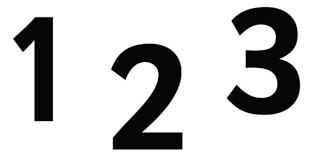
#> input picture index.png, 318 x 159 px
$ python imagelabeling.py
#> lines starting #> are read from the running program, lines starting #| are printed output that depends on the picture; after the words box and inside, x2 and y2 are one past the last pixel; in counts of white or black regions, pixels touching at a corner belong together
#!/usr/bin/env python3
# -*- coding: utf-8 -*-
"""
Created on Wed May 20 10:51:41 2020

@author: mahmoud
"""

import cv2
import matplotlib.pyplot as plt
import numpy as np
# import time

def imshow_components(labels, img):
    # Map component labels to hue val
    label_hue = np.uint8(179*labels/np.max(labels))
    blank_ch = 255*np.ones_like(label_hue)
    labeled_img = cv2.merge([label_hue, blank_ch, blank_ch])

    # cvt to BGR for display
    labeled_img = cv2.cvtColor(labeled_img, cv2.COLOR_HSV2BGR)

    # set bg label to black
    labeled_img[label_hue==0] = 0

    plt.subplot(1,2,1)
    plt.imshow(img)
    plt.title("img")

    plt.subplot(1,2,2)
    plt.imshow(labeled_img)
    plt.title("img_labeled")

    plt.show()

def con4(im, i, j):
    if i == 0:
        c0 = 0
    else:
        c0 = im[i-1][j]

    if j == 0:
        c1 = 0
    else:
        c1 = im[i][j - 1]

    # [9 lines of commented-out code are left out]

    la4 = np.array([c0, c1])

    return la4

def con8(im, i, j):

    if i == 0: c0 = 0
    else: c0 = im[i-1][j]

    if j == 0 or i == 0: c1 = 0
    else: c1 = im[i-1][j-1]

    if j == 0: c2 = 0
    else: c2 = im[i][j-1]

    # if j == 0 and i == im.shape[0] - 1: c3 = 0
    # else: c3 = im[i+1][j-1]

    # if j == im.shape[1] - 1: c4 = 0
    # else: c4 = im[i][j+1]

    # if i == im.shape[0] - 1 and j == im.shape[1] - 1: c5 = 0
    # else: c5 = im[i+1][j+1]

    # if i == im.shape[0] - 1: c6 = 0
    # else: c6 = im[i+1][j]

    if i == 0 or j == im.shape[1] - 1: c7 = 0
    else: c7 = im[i-1][j+1]

    la8 = np.array([c0, c1, c2, c7])

    return la8

# tic = time.clock()


def img_labeled(img):

    img_temp = np.array(np.zeros(img.shape))
    labl = 0
    labl_list = np.zeros(100)
    img_result = np.array(np.zeros(img.shape))

    for i in range(0, img.shape[0]):
        for j in range(0, img.shape[1]):


            if img[i][j] == 1:
                ck = con8(img_temp, i, j)

                if len(ck) == 2:
                    cond_ck = ck[0] + ck[1]

                else:
                    cond_ck = ck[0] + ck[1] + ck[2] + ck[3]

                if (cond_ck) == 0:
                    labl            = labl + 1
                    img_temp[i][j]  = labl
                    labl_list[labl] = labl

                else:

                    count_label = list(set(ck[np.nonzero(ck)]))


                    if  len(count_label) == 1:
                        img_temp[i][j] = count_label[0]

                    else:
                        # min_labl = min(count_label)
                        min_labl = len(labl_list)
                        for mm in count_label:
                            labl_list[int(mm)] = labl_list[int(labl_list[int(mm)])]
                            if labl_list[int(mm)] < min_labl:
                                min_labl = labl_list[int(mm)]


                        img_temp[i][j] = min_labl


                        for mm in count_label:

                            labl_temp = labl_list[int(mm)]

                            while labl_temp != min_labl:

                                labl_temp2 = labl_list[int(labl_temp)]
                                labl_list[int(labl_temp)] = min_labl
                                labl_temp = labl_list[int(labl_temp2)]

                            labl_list[int(mm)] = min_labl

                        # print(labl_list)


    # print(labl_list)
    # print(img_temp)

    labl2_list = np.zeros(labl + 1)
    labl2 = 0

    for k in range(1, labl + 1):

        if labl_list[k] < k :

            lablk         = labl_list[k]
            lablk_temp    = labl2_list[int(lablk)]
            labl2_list[k] = lablk_temp

        else:
            labl2         = labl2 + 1
            labl2_list[k] = labl2


    for i in range(0, img_temp.shape[0]):
        for j in range(0, img_temp.shape[1]):

            img_result[i][j] = labl2_list[int(img_temp[i][j])]
    return img_result

def height_obj(img_labeled, obj_label):

    ymin = img_labeled.shape[0] + 2
    ymax = 0
    for index, row in enumerate(img_labeled):

        if obj_label in row:
            y = index
            # x = row.index(obj_label)
            if y < ymin:
                ymin = y

            if y > ymax:
                ymax = y

    h = ymax - ymin + 1
    return h


# toc = time.clock()
# print("time = ", toc - tic)
if __name__ == '__main__':

    add_img = "index.png"
    img = np.array(255, dtype = np.int32) -  cv2.imread(add_img, 0)
#> img: shape (159, 318); min 0, max 255, mean 51.8
    img = img/255
    img[img < 0.5] = 0
    img[img > 0.5] = 1
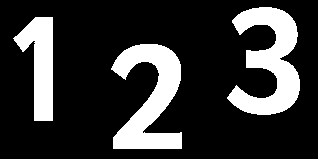
#> img: shape (159, 318) float64; values 0 (black) and 1 (white), 20.7% white; 3 white regions, box (x1, y1, x2, y2) and area: (227, 7, 300, 115) 4104, (111, 44, 182, 149) 4012, (13, 17, 53, 121) 2333

    img_result = img_labeled(img)
#> after the loop in img_labeled, `for i in range(0, img.shape[0]):`:
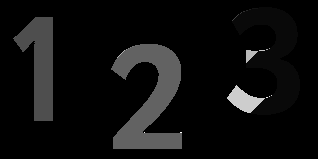
#> img_temp: shape (159, 318) float64; min 0, max 26, mean 1.5; drawn with min black and max white
#> after the loop in img_labeled, `for i in range(0, img_temp.shape[0]):`:
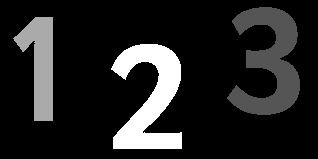
#> img_result: shape (159, 318) float64; min 0, max 3, mean 0.411; drawn with min black and max white
    print(img_result)
#> (printed output is left out)
    imshow_components(img_result, img)
#> in imshow_components, `label_hue = np.uint8(179*labels/np.max(labels))`:
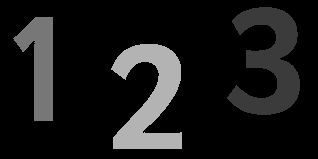
#> label_hue: shape (159, 318); min 0, max 179, mean 24.5
#> in imshow_components, `labeled_img = cv2.merge([label_hue, blank_ch, blank_ch])`:
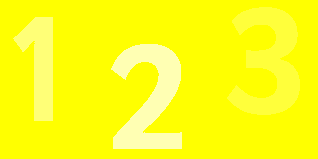
#> labeled_img: shape (159, 318, 3); mean of channels 0, 1, 2 24.5, 255, 255; drawn as B, G, R
#> in imshow_components, `labeled_img = cv2.cvtColor(labeled_img, cv2.COLOR_HSV2BGR)`:
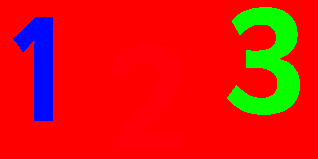
#> labeled_img: shape (159, 318, 3); mean B, G, R 12.4, 21.1, 223.2
#> in imshow_components, `labeled_img[label_hue==0] = 0`:
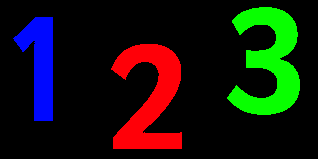
#> labeled_img: shape (159, 318, 3); mean B, G, R 12.4, 21.1, 20.9

    h = height_obj(img_result, 3)
    print(h)
#| 105
